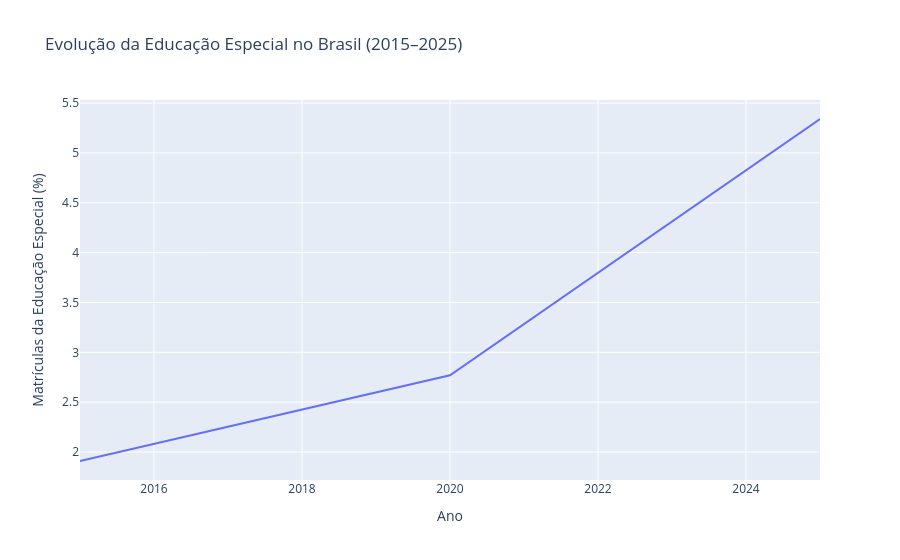

Notebook code for this chart:
### Markdown cell above
## <font color = "iceblue"> PERGUNTA 1: <font color = "skyblue">Como evoluíram as matrículas da educação especial entre 2015 e 2025, em comparação com o total da educação básica?

### Code cell
# Aqui, a resposta será dada por meio da porcentagem de matrículas de alunos especiais com relação às matrículas totais.
# A visualização será dada por meio uma série temporal com intervalos de 5 anos.

# Função para limpar a tabela e retirar as inconsistências que as células mescladas induzem na análise dos dados

#Este dicionário servirá para a organização dos próximos códigos
tabelas = {
    2015: (tb_11_2015, tb_138_2015),
    2020: (tb_11_2020, tb_138_2020),
    2025: (tb_11_2025, tb_155_2025)
}
def limpar(df):
    df = df.iloc[:, :5].copy()
    df.columns = ["Região", "Estado", "Município", "IBGE", "Total"]

    df["Total"] = pd.to_numeric(df["Total"], errors="coerce")
    df["IBGE"] = pd.to_numeric(df["IBGE"], errors="coerce").astype("Int64")
    df = df[df["Total"].notna()].copy()
    
    for coluna in ["Região", "Estado", "Município"]:
        df[coluna] = df[coluna].astype("string").str.strip().replace("", pd.NA)

    df["id"] = "REG:" + df["Região"]
    df.loc[df["Estado"].notna(), "id"] = "UF:" + df["Estado"]
    df.loc[df["IBGE"].notna(), "id"] = "MUN:" + df["IBGE"].astype("string")

    df = df.dropna(subset=["id"])
    return df.set_index("id")


# Monta a view a partir das localidades de 2025 (escolhemos utilizar os padrões de 2025 e não os de 2015 e 2020)
view = limpar(tb_11_2025)[["Região", "Estado", "Município", "IBGE"]].copy()

# Calcula os percentuais
for ano, (basica, especial) in tabelas.items():
    total = limpar(basica)["Total"]
    esp = limpar(especial)["Total"]

    view[ano] = (esp / total * 100).round(2)

view = view.reset_index(drop=True)

display(view)


# Projetando uma série temporal num plano bidimensional:

view_brasil = view.loc[view["Região"] == "Brasil"].melt(var_name="Ano", value_name = "Percentual")

display(view_brasil)

# Gráfico bidimensional
fig = px.line(view_brasil, x = "Ano", y = "Percentual", title = "Evolução da Educação Especial no Brasil (2015–2025)", 
              labels = {"Ano": "Ano", "Percentual": "Matrículas da Educação Especial (%)"})
fig.show()

### Figure 1 — Plotly figure (JSON) as saved in the notebook; plotly's stock layout.template omitted (floating-point values rounded to 4 significant figures)
{"data": [{"hovertemplate": "Ano=%{x}<br>Matrículas da Educação Especial (%)=%{y}<extra></extra>", "legendgroup": "", "line": {"color": "#636efa", "dash": "solid"}, "marker": {"symbol": "circle"}, "mode": "lines", "name": "", "orientation": "v", "showlegend": false, "type": "scatter", "x": ["Região", "Estado", "Município", "IBGE", 2015, 2020, 2025], "xaxis": "x", "y": ["Brasil", null, null, null, 1.91, 2.77, 5.34], "yaxis": "y"}], "layout": {"legend": {"tracegroupgap": 0}, "title": {"text": "Evolução da Educação Especial no Brasil (2015–2025)"}, "xaxis": {"anchor": "y", "domain": [0, 1], "title": {"text": "Ano"}}, "yaxis": {"anchor": "x", "domain": [0, 1], "title": {"text": "Matrículas da Educação Especial (%)"}}}}
